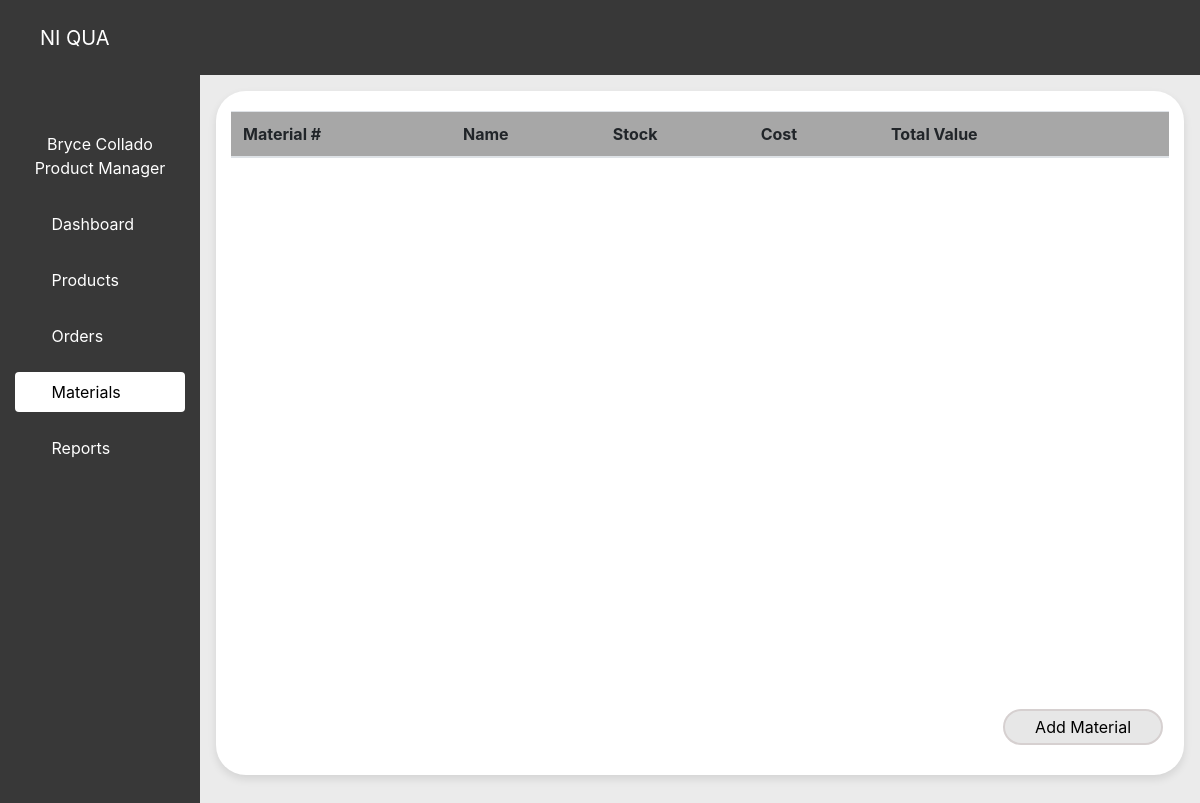
Page /materials on the earlier database version.
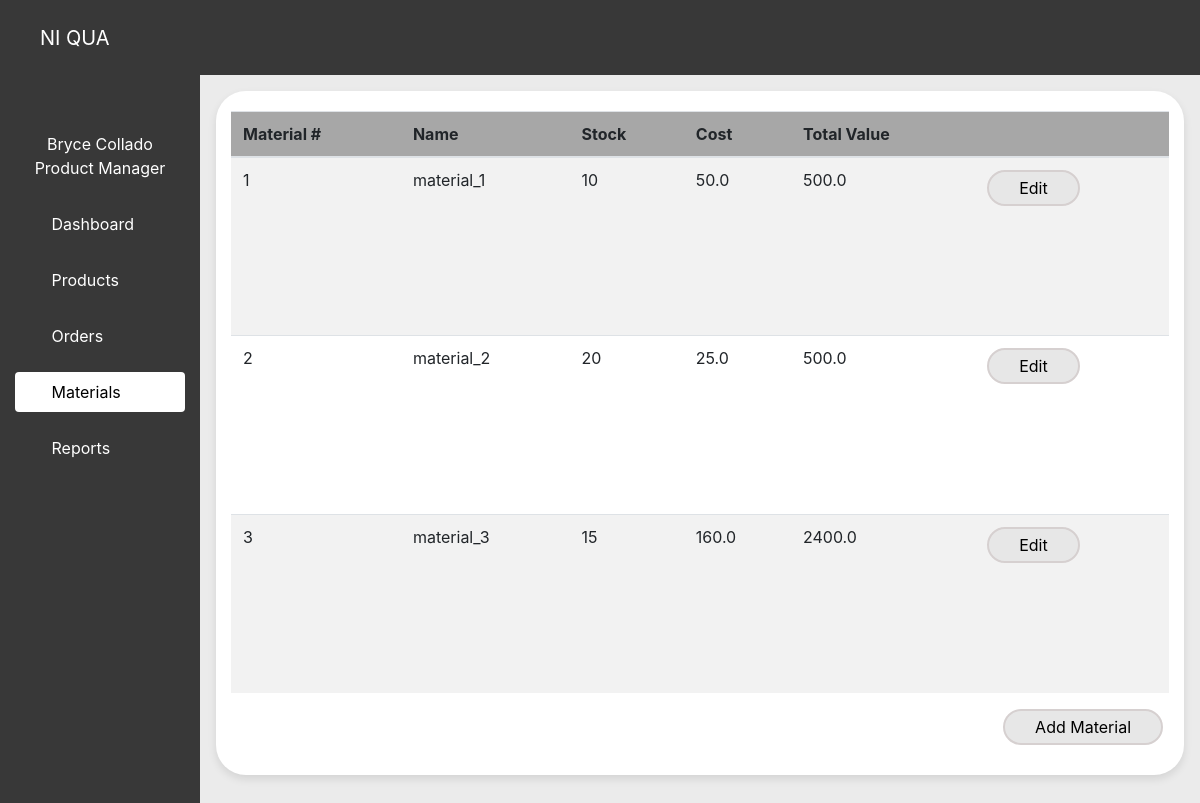
Same page on the later database version.
### CLEAR/models.py (models this page shows, shortened)
class Material(models.Model):
    name = models.CharField(max_length=50)
    stock = models.IntegerField()
    cost = models.FloatField()
    type = models.CharField(max_length=50)
    markup = models.FloatField()
    unit = models.CharField(max_length=15)
    total_value = models.FloatField(null=True, blank=True)

### CLEAR/views.py (the view, shortened to what this page needs)
# urls.py: path('materials', views.materials, name="materials"),
def materials(request):
    material_objects = Material.objects.all()
    last = Material.objects.last()
    return render(request, 'CLEAR/materials.html', {'materials':material_objects})

### CLEAR/templates/CLEAR/materials.html (shortened to what this page needs)
{% extends "CLEAR/base.html" %}
{% load static %}
{% block content %}
<div class="row pl-3 pt-3 pr-3" style="height:700px;">
    <div class="card main-card">
        <div class="row" style="padding: 0px 10px; height: 90%; overflow-y: scroll;">
        <table class="table table-striped">
            <thead style="background-color: #A7A7A7;">
                <th scope="col"> Material # </th>
                <th scope="col"> Name</th>
                <th scope="col"> Stock</th>
                <th scope="col"> Cost </th>
                <th scope="col"> Total Value </th>
                <th scope="col"></th>
            </thead>
            <tbody>
                {% for x in materials %}
                <tr style="height:70px;">
                    <td> {{ x.pk }} </td>
                    <td> {{ x.name }} </td>
                    <td> {{ x.stock }} </td>
                    <td> {{ x.cost }} </td>
                    <td> {{ x.total_value }} </td>
                    <td> <button type="button" class="btn light-button" onclick="toggleModal('editMaterial{{x.pk}}', 'open')">Edit</button>
                    </td>
                </tr>
                        </div>
                    </div>
                </div>
            </div>
                {% endfor %}
    </div>
</div>
    <div class="row ml-auto pr-3">
        <button type="button" class="btn light-button" onclick="toggleModal('addMaterial', 'open')"> Add Material</button>
    </div>
</div>
{% endblock %}

### CLEAR/templates/CLEAR/base.html (shortened to what this page needs)
{% load static %}
<html lang="en">
  <head>
    <link rel="stylesheet" href="https://cdn.jsdelivr.net/npm/bootstrap@4.1.3/dist/css/bootstrap.min.css">
    <link rel="stylesheet" href="{% static 'stylesheet3.css' %}">
  </head>
  <body>
    <nav class="navbar navbar-expand-lg clear-colors" style="min-height: 75px;">
        <a class="navbar-brand pl-4 text-white" href="#">NI QUA</a>
    </nav>
    <div class="container-fluid">
        <div class="row h-100">
        <div class="d-flex flex-column flex-shrink-0 clear-colors col-md-2" style="height: 100%;">
            <ul class="nav nav-pills flex-column mb-auto">
                <li class ="nav-item pb-3">
                    <a href="#" class="nav-link text-white">
                    <svg class="bi me-2" width="16" height="16"><use xlink:href="#home"/></svg>
                    <div class="text-center">
                        <p style="margin:0;">Bryce Collado</p>
                        <p style="margin:0;">Product Manager</p>
                    </div>
                    </a>
                <li class="nav-item pb-3">
                    <a href="{% url 'dashboard' %}" class="nav-link text-white {% if 'dashboard' in request.path %} active {% endif %}">
                    <svg class="bi me-2" width="16" height="16"><use xlink:href="#home"/></svg>
                    Dashboard
                    </a>
                </li>
                <li class="nav-item pb-3">
                    <a href="{% url 'products' %}" class="nav-link text-white {% if 'products' in request.path %} active {% endif %}">
                    <svg class="bi me-2" width="16" height="16"><use xlink:href="#speedometer2"/></svg>
                    Products
                    </a>
                </li>
                <li class="nav-item pb-3">
                    <a href="{% url 'orders' %}" class="nav-link text-white {% if 'orders' in request.path %} active {% endif %}">
                    <svg class="bi me-2" width="16" height="16"><use xlink:href="#table"/></svg>
                    Orders
                    </a>
                </li>
                <li class="nav-item pb-3">
                    <a href="{% url 'materials' %}" class="nav-link text-white {% if 'materials' in request.path %} active {% endif %}">
                    <svg class="bi me-2" width="16" height="16"><use xlink:href="#grid"/></svg>
                    Materials
                    </a>
                </li>
                <li class="nav-item pb-3">
                    <a href="{% url 'reports' %}" class="nav-link text-white {% if 'reports' in request.path %} active {% endif %}">
                    <svg class="bi me-2" width="16" height="16"><use xlink:href="#people-circle"/></svg>
                    Reports
                    </a>
                </li>
                </ul>
            </div>
        <div class="col-10" style="background-color:#EBEBEB;">
            {% block content %}
            {% endblock %}
        </div>
    </div>
    </div>
</body>
</html>

### CLEAR/static/stylesheet3.css (style rules this page uses)
.card { box-shadow: 0 4px 8px rgba(0, 0, 0, 0.1); height: 180px; border: none; }
.main-card { box-shadow: 0 4px 8px rgba(0, 0, 0, 0.1); border: none; border-radius: 30px; padding: 20px 20px 0px 20px; height: 100%; width: 100%; }
.active { background-color: white !important; color: black !important; }
.clear-colors { background-color: #383838; color: white; }
.light-button { border-radius: 20px; background-color: #E7E7E7; color: #000000; padding: 4px 30px 4px; border:2px solid #D6D0D0; }

Differences in the rows shown:
added Material: pk "1", name "material_1", stock "10", cost "50.0", total_value "500.0"
added Material: pk "2", name "material_2", stock "20", cost "25.0", total_value "500.0"
added Material: pk "3", name "material_3", stock "15", cost "160.0", total_value "2400.0"
